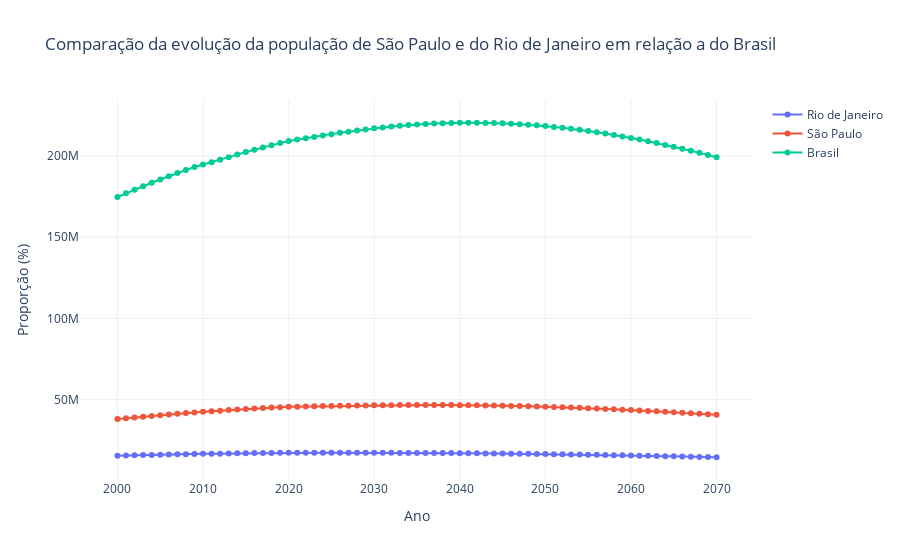

Notebook code for this chart:
### Code cell
rj_sp_superate_br_fig = go.Figure()

rj_sp_superate_br_fig.add_trace(go.Scatter(
    x=df_rj.index,
    y=df_rj.values,
    mode="lines+markers",
    name="Rio de Janeiro"
))

rj_sp_superate_br_fig.add_trace(go.Scatter(
    x=df_sp.index,
    y=df_sp.values,
    mode="lines+markers",
    name="São Paulo"
))

rj_sp_superate_br_fig.add_trace(go.Scatter(
    x=df_br2.index,
    y=df_br2.values,
    mode="lines+markers",
    name="Brasil"
))

rj_sp_superate_br_fig.update_layout(
    title="Comparação da evolução da população de São Paulo e do Rio de Janeiro em relação a do Brasil",
    xaxis_title="Ano",
    yaxis_title="Proporção (%)",
    template="plotly_white"
)

rj_sp_superate_br_fig.show()
